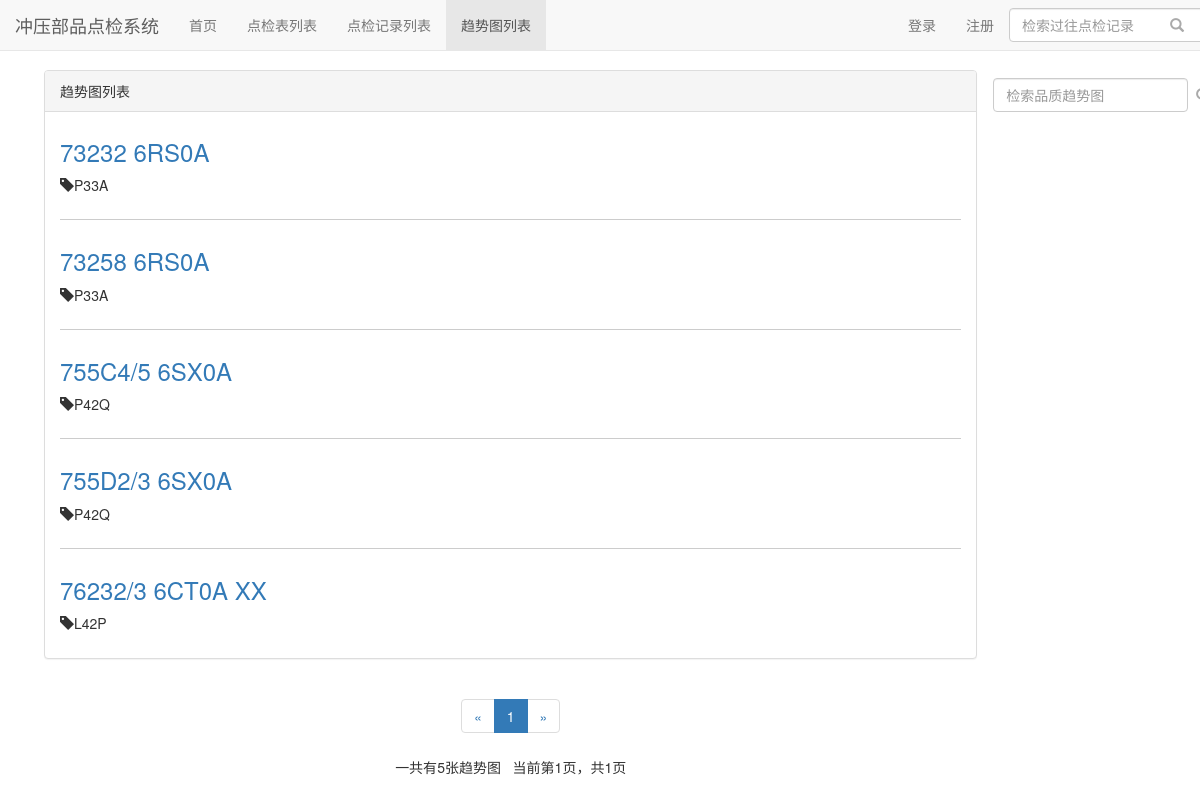
Screenshot of /checksheet/tendencychart with the database file from the repository.
### checksheet/models.py (models this page shows, shortened)
class CheckSheet(models.Model):
    管理编号 = models.CharField(max_length=10, blank=True, null=True)
    parts_code = models.CharField(max_length=20, blank=True, null=True)
    parts_name = models.CharField(max_length=50, blank=True, null=True)
    car_type = models.ForeignKey(CarType, on_delete=models.CASCADE, verbose_name='car_type', blank = True, null=True)
    machine_type = models.ForeignKey(MachineType, on_delete=models.CASCADE)
    标准spm = models.DecimalField(max_digits = 3, decimal_places = 1, blank=True, null=True)
    容器 = models.CharField(max_length=5, blank=True, null=True)
    SNP = models.IntegerField(default=0, blank=True, null=True)
    材质 = models.CharField(max_length=20, blank=True, null=True)
    板厚 = models.CharField(max_length=20, blank=True, null=True)
    标准材料宽度 = models.IntegerField(default=0, blank=True, null=True)
    进给量 = models.DecimalField(max_digits = 5, decimal_places = 1, blank=True, null=True)
    拉延模压力设定 = models.DecimalField(max_digits = 3, decimal_places = 2, blank=True, null=True)
    模块高度设定 = models.DecimalField(max_digits = 5, decimal_places = 1, blank=True, null=True)
    气垫顶出高度设定 = models.DecimalField(max_digits = 4, decimal_places = 1, blank=True, null=True)
    发生日1 = models.DateField(blank=True, null=True)
    发生日2 = models.DateField(blank=True, null=True)
    发生日3 = models.DateField(blank=True, null=True)
    不合格内容1 = models.CharField(max_length=100, blank=True, null=True)
    不合格内容2 = models.CharField(max_length=100, blank=True, null=True)
    不合格内容3 = models.CharField(max_length=100, blank=True, null=True)
    发生原因1 = models.CharField(max_length=100, blank=True, null=True)
    发生原因2 = models.CharField(max_length=100, blank=True, null=True)
    发生原因3 = models.CharField(max_length=100, blank=True, null=True)
    管理项目1 = models.ForeignKey(ManageProject, related_name='manageproject1', verbose_name='管理项目1', on_delete=models.CASCADE, blank=True, null=True)
    规格值1 = models.CharField(max_length=20, blank=True, null=True)
    确认方法1 = models.ForeignKey(ConfirmationMethod, related_name='confirmationmethod1', verbose_name='确认方法1',on_delete=models.CASCADE, blank=True, null=True)
    确认频次1 = models.ForeignKey(ConfirmationFrequency, related_name='confirmationfrequency1', verbose_name='确认频次1',on_delete=models.CASCADE, blank=True, null=True)
    管理项目2 = models.ForeignKey(ManageProject, related_name='manageproject2', verbose_name='管理项目2', on_delete=models.CASCADE, blank=True, null=True)
    规格值2 = models.CharField(max_length=20, blank=True, null=True)
    确认方法2 = models.ForeignKey(ConfirmationMethod, related_name='confirmationmethod2', verbose_name='确认方法2',on_delete=models.CASCADE, blank=True, null=True)
    确认频次2 = models.ForeignKey(ConfirmationFrequency, related_name='confirmationfrequency2', verbose_name='确认频次2',on_delete=models.CASCADE, blank=True, null=True)
    管理项目3 = models.ForeignKey(ManageProject, related_name='manageproject3', verbose_name='管理项目3', on_delete=models.CASCADE, blank=True, null=True)
    规格值3 = models.CharField(max_length=20, blank=True, null=True)
    确认方法3 = models.ForeignKey(ConfirmationMethod, related_name='confirmationmethod3', verbose_name='确认方法3',on_delete=models.CASCADE, blank=True, null=True)
    确认频次3 = models.ForeignKey(ConfirmationFrequency, related_name='confirmationfrequency3', verbose_name='确认频次3',on_delete=models.CASCADE, blank=True, null=True)
    管理项目4 = models.ForeignKey(ManageProject, related_name='manageproject4', verbose_name='管理项目4', on_delete=models.CASCADE, blank=True, null=True)
    规格值4 = models.CharField(max_length=20, blank=True, null=True)
    确认方法4 = models.ForeignKey(ConfirmationMethod, related_name='confirmationmethod4', verbose_name='确认方法4',on_delete=models.CASCADE, blank=True, null=True)
    确认频次4 = models.ForeignKey(ConfirmationFrequency, related_name='confirmationfrequency4', verbose_name='确认频次4',on_delete=models.CASCADE, blank=True, null=True)
    管理项目5 = models.ForeignKey(ManageProject, related_name='manageproject5', verbose_name='管理项目5', on_delete=models.CASCADE, blank=True, null=True)
    规格值5 = models.CharField(max_length=20, blank=True, null=True)
    确认方法5 = models.ForeignKey(ConfirmationMethod, related_name='confirmationmethod5', verbose_name='确认方法5',on_delete=models.CASCADE, blank=True, null=True)
    确认频次5 = models.ForeignKey(ConfirmationFrequency, related_name='confirmationfrequency5', verbose_name='确认频次5',on_delete=models.CASCADE, blank=True, null=True)
    管理项目6 = models.ForeignKey(ManageProject, related_name='manageproject6', verbose_name='管理项目6', on_delete=models.CASCADE, blank=True, null=True)
    规格值6 = models.CharField(max_length=20, blank=True, null=True)
    确认方法6 = models.ForeignKey(ConfirmationMethod, related_name='confirmationmethod6', verbose_name='确认方法6',on_delete=models.CASCADE, blank=True, null=True)
    确认频次6 = models.ForeignKey(ConfirmationFrequency, related_name='confirmationfrequency6', verbose_name='确认频次6',on_delete=models.CASCADE, blank=True, null=True)
    管理项目7 = models.ForeignKey(ManageProject, related_name='manageproject7', verbose_name='管理项目7', on_delete=models.CASCADE, blank=True, null=True)
    规格值7 = models.CharField(max_length=20, blank=True, null=True)
    确认方法7 = models.ForeignKey(ConfirmationMethod, related_name='confirmationmethod7', verbose_name='确认方法7',on_delete=models.CASCADE, blank=True, null=True)
    确认频次7 = models.ForeignKey(ConfirmationFrequency, related_name='confirmationfrequency7', verbose_name='确认频次7',on_delete=models.CASCADE, blank=True, null=True)
    content1 = RichTextUploadingField()
    content2 = RichTextUploadingField(blank=True, null=True)
    author = models.ForeignKey(User, on_delete=models.CASCADE, blank=True, null=True)
    created_time = models.DateTimeField(auto_now_add=True)
    last_updated_time = models.DateTimeField(auto_now=True)
    class Meta:
        ordering = ['parts_code']

class CarType(models.Model):
    type_name = models.CharField(max_length=10)
    def __str__(self):
        return self.type_name

### checksheet/views.py (the view)
# urls.py: path('tendencychart', views.tendencychart_list, name="tendencychart_list"),
def tendencychart_list(request):
    cheeksheets_all_list = CheckSheet.objects.all()
    context = get_checksheet_list_common_data(request, cheeksheets_all_list)
    return render(request,'tendencychart/tendencychart_list.html',context)

### user/forms.py (shortened to what this page needs)
class LoginForm(forms.Form):
    username_or_email = forms.CharField(
        label='用户名或邮箱',
        widget=forms.TextInput(attrs={'class':'form-control', 'placeholder':'请输入用户名或邮箱'})
    )
    password = forms.CharField(label='密码',
                               widget=forms.PasswordInput(
                               attrs={'class':'form-control', 'placeholder':'请输入密码'}))

### user/context_processors.py (called while the page is built)
def login_modal_form(request):
    return {'login_modal_form': LoginForm()}

### checksheet/templates/tendencychart/tendencychart_list.html (shortened to what this page needs)
{% extends 'base.html' %}
{% block nav_tendencychart_active %}active{% endblock %}
{% load static %}
{% block header_extends %}
    <link rel="stylesheet" href="{% static 'checksheet/checksheet.css' %}">
    <link rel="stylesheet" type="text/css" href="{% static "base.css" %}">
{% endblock %}
{% block content %}
    <div class="container">
        <div class="row">
            <div class="col-xs-12 col-sm-8 col-md-9 col-lg-10">
                <div class="panel panel-default">
                    <div class="panel-heading">{% block checksheet_list_title %}趋势图列表{% endblock %}</div>
                    <div class="panel-body">
                        {% for checksheet in checksheets %}
                            <div class="checksheet">
                                <h3><a href="{% url 'tendencychart_page' checksheet.pk %}">{{ checksheet.parts_code }}</a></h3>
                                <p class="checksheet-info">
                                    <span class="glyphicon glyphicon-tag"></span>{{ checksheet.car_type }}
                                </p>
                            </div>
                        {% empty %}
                            <div class="checksheet">
                                <h3>--暂无点检表，敬请添加--</h3>
                            </div>
                        {% endfor %}
                    </div>
                </div>
                <div class="paginator">
                    <ul class="pagination">
                    <li>
                        {% if page_of_checksheets.has_previous %}
                            <a href="?page={{ page_of_checksheets.previous_page_number }}" aria-label="Previous">
                            <span aria-hidden="true">&laquo;</span>
                            </a>
                        {% else %}
                            <span aria-hidden="true">&laquo;</span>
                        {% endif %}
                    </li>
                    {% for page_num in page_range %}
                        {% if page_num == page_of_checksheets.number %}
                            <li class='active'><span>{{ page_num }}</span></li>
                        {% else %}
                            {% if page_num == '...'%}
                                <li ><span>{{ page_num }}</span></li>
                            {% else %}
                                <li><a href="?page={{ page_num }}">{{ page_num }} </a></li>
                            {% endif%}
                        {% endif %}
                    {% endfor %}
                    <li>
                        {% if page_of_checksheets.has_next %}
                            <a href="?page={{ page_of_checksheets.next_page_number}}" aria-label="Next">
                                <span aria-hidden="true">&raquo;</span>
                            </a>
                        {% else %}
                            <span aria-hidden="true">&raquo;</span>
                        {% endif %}
                    </li>
                    </ul>
                    <p>
                        一共有{{ page_of_checksheets.paginator.count }}张趋势图&nbsp&nbsp
                        当前第{{ page_of_checksheets.number}}页，共{{ page_of_checksheets.paginator.num_pages }}页
                    </p>
                </div>
            </div>
            <div class="hidden-xs col-sm-4 col-md-3 col-lg-2">
                <form class="navbar-form search-form2" action="{% url 'search2' %}">
                    <div class="form-group">
                        <input type="text" name="wd" class="form-control" placeholder="检索品质趋势图">
                    </div>
                    <button type="submit" class="btn btn-default">
                        <span class="glyphicon glyphicon-search"></span>
                    </button>
                </form>
            </div>
        </div>
    </div>
{% endblock %}

### static/base.css (style rules this page uses)
* { margin: 0; padding: 0; }
body { margin-top: 70px!important; }
.search-form2 { display: flex; width: 100%!important; margin-left: -1em; }
.search-form2 .form-group { width: 100%!important; }
.search-form2 button[type="submit"] { background: none; border: none; margin-left: 2em; color: #aaa; }

### checksheet/static/checksheet/checksheet.css (style rules this page uses)
div.row { padding-left: 1em; }
div.checksheet:not(:last-child) { margin-bottom: 2em; padding-bottom: 1em; border-bottom: 1px solid #ccc;; }
div.checksheet h3 { margin-top: 0.5em; }
div.checksheet p.checksheet-info { margin-bottom: 0em; }
div.paginator { text-align: center; }
.navbar-form { padding: 0px 0px; }

### rows the page displays
CheckSheet: parts_code "73232 6RS0A", car_type "P33A"
CheckSheet: parts_code "73258 6RS0A", car_type "P33A"
CheckSheet: parts_code "755C4/5 6SX0A", car_type "P42Q"
CheckSheet: parts_code "755D2/3 6SX0A", car_type "P42Q"
CheckSheet: parts_code "76232/3 6CT0A XX", car_type "L42P"

### other values shown
{{ page_num }} "1"
{{ page_of_checksheets.paginator.count }} "5"
{{ page_of_checksheets.number }} "1"
{{ page_of_checksheets.paginator.num_pages }} "1"
